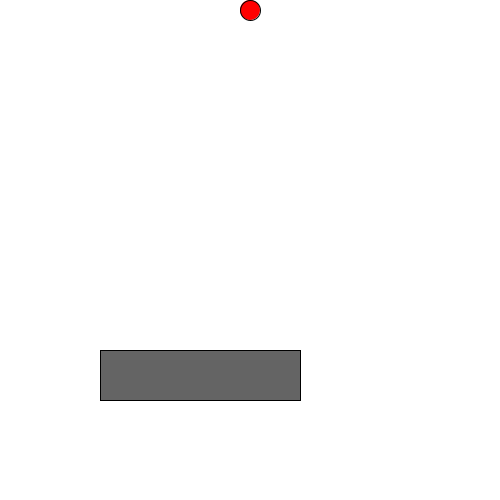
Frame 1 (no input)
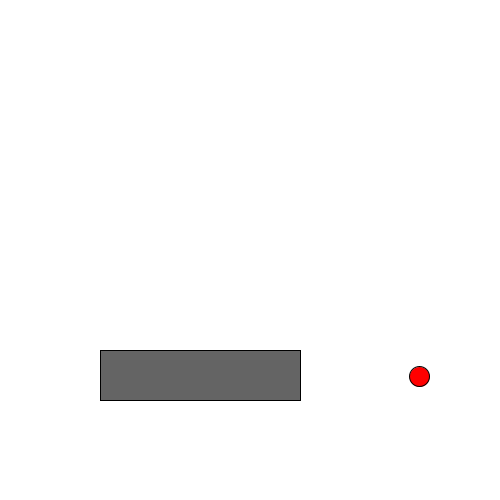
Frame 60 (the mouse pressed at the canvas centre just before this capture)
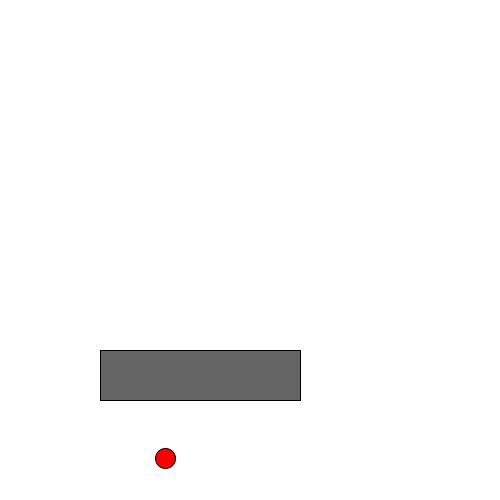
Frame 120 (the mouse held since frame 60 and released just before this capture)

The Processing sketch that drew these frames (run headless with seeded random() and noise(); from frame 60 on, the mouse is pressed at the canvas centre):

// Processing sketch: physics2
// ── physics2.pde
//Henry Black
//bouncing ball and a rectangular obstacle (collision testing)
// -- DECLARING VARIABLES
//position and speed variables of red ball
float xR;
float yR;
float prevxR;
float prevyR;
float xspeedR;
float yspeedR;
//Physics variables
final float G = 0.05; //gravity .... CONSTANT
final float AIR = 0.0025; //air resistance or "k"
final float DAMP = 0.9; //force impact transfer
//collision variables
boolean top;
boolean bottom;
boolean left;
boolean right;
void setup() {
  size(500, 500);
  //red balls initial position and speed
  xR = width/2;
  yR = 10;
  prevxR = xR;
  prevyR = yR;
  xspeedR = random(-20, 20);
  yspeedR = random(0, 20);
}
void draw() {
  background(255);
  ellipseMode(CENTER);
  rectMode(CORNER);
  // -- DRAWING OBJECTS
  //box
  fill(100);
  rect(100, 350, 200, 50);
  //red ball - subject to air resistance, damping, and gravity
  fill(255, 0, 0);
  ellipse(xR, yR, 20, 20);
  prevxR = xR;
  prevyR = yR;
  xR += xspeedR;
  yR += yspeedR;
  xspeedR += -AIR*xspeedR;
  yspeedR += G + -AIR*yspeedR;
  // -- CONDITIONAL STATEMENTS
  //inizialization of boolean variables
  if ((yR+10 >= 350) && (prevyR+10 < 350) && (xR+10 >= 100) && (xR-10 <= 300)) { //top
    top = true;
  } else {
    top = false;
  }
  if ((yR-10 <= 400) && (prevyR-10 > 400) && (xR+10 >= 100) && (xR-10 <= 300)) { //bottom
    bottom = true;
  } else {
    bottom = false;
  }
  if ((xR+10 >= 100) && (prevxR+10 < 100) && (yR+10 >= 350) && (yR-10 <= 400)) { //left side
    left = true;
  } else {
    left = false;
  }
  if ((xR-10 <= 300) && (prevxR-10 > 300) && (yR+10 >= 350) && (yR-10 <= 400)) { //right side
    right = true;
  } else {
    right = false;
  }
  //conditionals to outline collisions
  if (xR >= width-10) {
    xspeedR = -DAMP*xspeedR;
    xR = prevxR;
  } else if (xR < 10) {
    xspeedR = -DAMP*xspeedR;
    xR = prevxR;
  }
  if (yR >= height-10) {
    yspeedR = -DAMP*yspeedR;
    yR = prevyR;
  }
  //collision for box
  if (left || right) { //left  and right side
    xspeedR = -(DAMP/2)*xspeedR; //damp value for when the balls bounce off the box are half what it is for the sides of the window
    xR = prevxR;
  }
  if (top || bottom) { //top and bottom
    yspeedR = -(DAMP/2)*yspeedR;
    yR = prevyR;
  }
}
// -- INTERACTION
void mouseClicked() { //clicking the mouse resets the values for all balls
  //reset values for red ball
  xR = width/2;
  yR = 10;
  xspeedR = random(-5, 5);
  yspeedR = random(0, 5);
}
